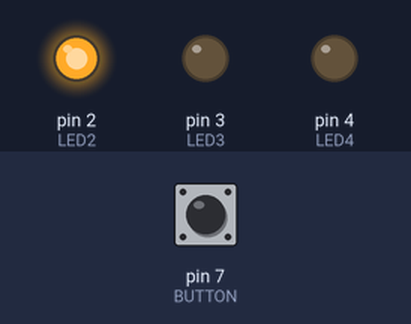
The sketch below on a simulated Arduino Uno, built with avr-gcc and run on an emulated ATmega328P. Parts: output pins drawn as LEDs (lit = HIGH). The inputs (shaded band) are chosen by the test bench; at power-on: pin 7 (BUTTON) LOW.

Above: at 0.5 s.
At 3.0 s:
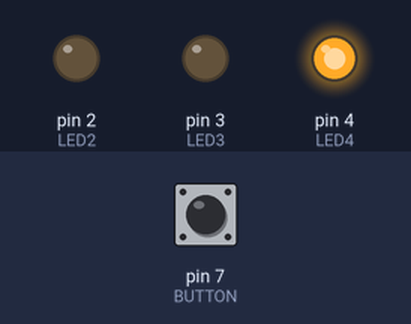
At 5.0 s:
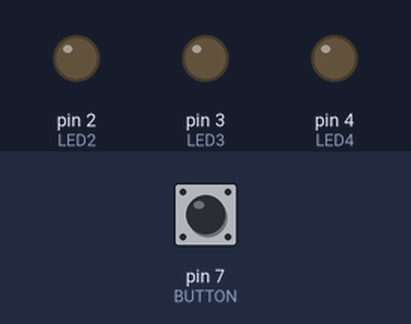
Timing chart, 0 to 7.8 s (numbered marks = the images above):
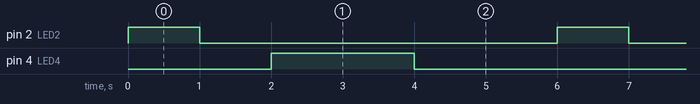

Measured:
- by itself, pin 2 (LED2): alternates HIGH for 1.0 s and LOW for 5.0 s
- by itself, pin 4 (LED4): alternates HIGH for 2.0 s and LOW for 4.0 s
- by itself, everything shown: repeats every 6.0 s, in 4 steps

The sketch:

ifelse.ino.ino
```cpp
// deklarasi variabel dan konstanta
int const BUTTON=7, LED1 = 1, LED2 = 2,LED3 = 3,LED4 = 4;
bool setatus;

// void setup : untuk meletakan kode setup yang akan dibaca satu kali
void setup()
{
  Serial.begin(9600); // kecepatan pengiriman dan penerimaan data melalui kabel serial

  // inisialisasi PIN yang digunakan
  pinMode(BUTTON,INPUT);
  pinMode(LED1,OUTPUT);
  pinMode(LED2,OUTPUT);
  pinMode(LED3,OUTPUT);
  pinMode(LED4,OUTPUT);
}

// void loop : untuk meletakan kode utama yang akan dibaca berulang - ulang
void loop()
{
 setatus = digitalRead(BUTTON); // inisialisasi bahwa nilai dari boolean setatus adalah BUTTON

  // perintah jika nilai BUTTON adalah true
 if( BUTTON == 1 ) {
  digitalWrite(LED1, HIGH);
  delay(1000);
  digitalWrite(LED1, LOW);
  delay(1000);
  digitalWrite(LED3, HIGH);
  delay(2000);
  digitalWrite(LED3, LOW);
  delay(2000);
  digitalWrite(LED2, LOW);
  digitalWrite(LED4, LOW);
 }

  // perintah jika nilai BUTTON adalah false
 else
 {
  digitalWrite(LED2, HIGH);
  delay(1000);
  digitalWrite(LED2, LOW);
  delay(1000);
  digitalWrite(LED4, HIGH);
  delay(2000);
  digitalWrite(LED4, LOW);
  delay(2000);
  digitalWrite(LED1, LOW);
  digitalWrite(LED3, LOW);
 }

}
```
